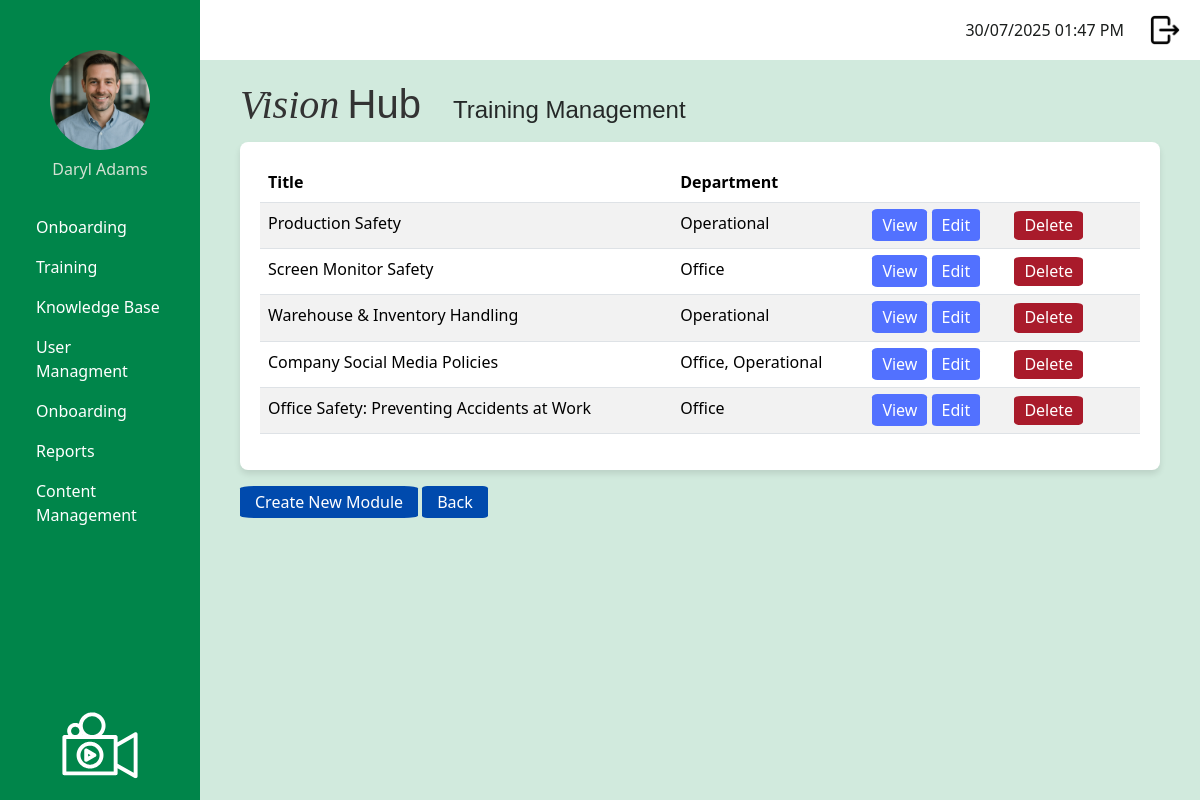
Page /admin/manage_training_modules (signed in) on the committed database.
### app/models.py (models this page shows, shortened)
class User(UserMixin, db.Model):
    __tablename__ = 'user'
    id: so.Mapped[int] = so.mapped_column(primary_key = True)
    username: so.Mapped[str] = so.mapped_column(
        sa.String(120),
        index = True,
        unique = True
    )
    first_name: so.Mapped[str] = so.mapped_column(
        sa.String(50),
        index = True
    )
    surname: so.Mapped[str] = so.mapped_column(
        sa.String(50),
        index = True
    )
    job_title: so.Mapped[str] = so.mapped_column(
        sa.String(50),
        index = True
    )
    password_hash: so.Mapped[str] = so.mapped_column(
        sa.String(256)
    )
    is_onboarding: so.Mapped[bool] = so.mapped_column(
        default = False   # Default: Not onboarding
    )
    dateStarted: so.Mapped[datetime] = so.mapped_column(
        index=True,
        default = lambda:
            datetime.now(timezone.utc)
    )
    google_email: so.Mapped[Optional[str]] = so.mapped_column(
        sa.String(120),
        unique = True,
        nullable = True
    )
    profile_photo: so.Mapped[Optional[str]] = so.mapped_column(
        sa.String(120),
        nullable = True,
        default = 'profileDefault.png'
    )
    manager_id: so.Mapped[Optional[int]] = so.mapped_column(
        sa.ForeignKey('user.id'),
        nullable = True
    )
    manager: so.Mapped[Optional['User']] = so.relationship(
        'User',
        remote_side=[id],
        back_populates = 'manages'
    )
    manages: so.Mapped[List['User']] = so.relationship(
        'User',
        back_populates = 'manager'
    )
    role_id: so.Mapped[int] = so.mapped_column(
        sa.ForeignKey('role.id')
    )
    role: so.Mapped['Role'] = so.relationship(
        'Role',
        back_populates = 'users'
    )
    department_id: so.Mapped[int] = so.mapped_column(
        sa.ForeignKey('department.id')
    )
    department: so.Mapped['Department'] = so.relationship(
        'Department',
        back_populates = 'users'
    )
    module_progress: so.Mapped[List['UserModuleProgress']] = so.relationship(
        'UserModuleProgress', back_populates = 'user'
    )
    onboarding_path_id: so.Mapped[int] = so.mapped_column(
        sa.ForeignKey('onboarding_path.id'),
        nullable = True
    )
    onboarding_path: so.Mapped['OnboardingPath'] = so.relationship(
        'OnboardingPath'
    )

class TrainingModule (db.Model):
    __tablename__ = 'training_module'
    id: so.Mapped[int] = so.mapped_column(primary_key=True)
    module_title: so.Mapped[str] = so.mapped_column(
        sa.String(150), index=True, unique=True
    )
    module_description: so.Mapped[str] = so.mapped_column(
        sa.Text, nullable=False
    )
    module_instructions: so.Mapped[str] = so.mapped_column(
        sa.Text, nullable=False
    )
    video_url: so.Mapped[str] = so.mapped_column(
        sa.String(300), nullable=True
    )
    active: so.Mapped[bool] = so.mapped_column(
        sa.Boolean, nullable=False, default=True
    )
    questions: so.Mapped[List['Question']] = so.relationship(
        'Question',
        back_populates = 'training_module',
        cascade = 'all, delete-orphan')
    user_progress: so.Mapped[List['UserModuleProgress']] = so.relationship(
        'UserModuleProgress',
        back_populates = 'training_module'
    )
    onboarding_steps: so.Mapped[List['OnboardingStep']] = so.relationship(
        'OnboardingStep',
        back_populates = 'training_module',
        cascade = 'all, delete-orphan'
        )

class OnboardingStep(db.Model):
    __tablename__ = 'onboarding_step'
    id: so.Mapped[int] = so.mapped_column(primary_key = True)
    step_name: so.Mapped[str] = so.mapped_column(
        sa.String(150),
        nullable = False
    )
    onboarding_path_id: so.Mapped[int] = so.mapped_column(
        sa.ForeignKey('onboarding_path.id'),
        nullable = False
    )
    path: so.Mapped['OnboardingPath'] = so.relationship(
        'OnboardingPath',
        back_populates = 'steps'
    )
    training_module_id: so.Mapped[int] = so.mapped_column(
        sa.ForeignKey('training_module.id'),
        nullable = True
    )
    training_module: so.Mapped['TrainingModule'] = so.relationship(
        'TrainingModule',
        back_populates = 'onboarding_steps'
    )

class OnboardingPath(db.Model):
    __tablename__ = 'onboarding_path'
    id: so.Mapped[int] = so.mapped_column(primary_key=True)
    path_name: so.Mapped[str] = so.mapped_column(
        sa.String(100),
        nullable=False,
        unique=True
    )
    steps: so.Mapped[List['OnboardingStep']] = so.relationship(
        'OnboardingStep',
        back_populates='path',
        cascade='all, delete-orphan'
    )

### app/admin/routes.py (the view)
@app.route('/admin/manage_training_modules', methods = ['GET'])
@login_required
def manage_training_modules():
    if current_user.role.role_name != "admin":
        return redirect(url_for('logout'))
    modules = TrainingModule.query.filter_by(active=True).all()
    return render_template(
        'admin/manage_training_modules.html',
        title = 'Manage Training Modules',
        modules = modules
    )

### app/models.py (called while the page is built)
@login.user_loader
def load_user(id):
    return db.session.get(User, int(id))

### app/templates/admin/manage_training_modules.html
{% extends "base.html" %}
{% block content %}
<div class="page-container">
    {% if modules %}
    <table class="table table-striped">
        <thead>
            <tr>
                <th>Title</th>
                <th>Department</th>
                <th></th>
            </tr>
        </thead>
        <tbody>
        {% for module in modules %}
            <tr>
                <td>{{ module.module_title }}</td>
                <td>
                    {% for step in module.onboarding_steps %}
                      {{ step.path.path_name|title }}{% if not loop.last %}, {% endif %}
                    {% endfor %}
                </td>
                <td>
                    <a href="{{ url_for('details_training_module', module_id=module.id) }}" class="royal-blue-button">View</a>
                    <a href="{{ url_for('edit_training_module', module_id=module.id) }}" class="royal-blue-button">Edit</a>
                    <form method="POST"
                        action="{{ url_for('delete_training_module', module_id=module.id) }}"
                        style="display:inline;"
                        onsubmit="return confirm('Are you sure you want to delete this module?');">
                        <button type="submit" class="warning-button">Delete</button>
                    </form>
                </td>
            </tr>
        {% endfor %}
        </tbody>
    </table>
    {% else %}
    <p>No training modules found.</p>
    {% endif %}
</div>
{% endblock %}
{% block specific_heading %}<h1 class = "page-title">Training Management</h1>{% endblock %}
{% block specific_buttons %}
<div class = "button-container-outside-table">
    <a href="{{ url_for('create_training_module') }}" class = "dark-blue-button">Create New Module</a>
    <a href="{{ url_for('admin_dashboard') }}" class = "dark-blue-button">Back</a>
</div>
{% endblock %}

### app/templates/base.html (shortened to what this page needs)
<!doctype html>
<html>
    <head>
            <link
            href="{{ url_for('static', filename='css/bootstrap.min.css') }}"
            rel="stylesheet"/>
            <link href="{{ url_for('static', filename='css/stylesheet.css') }}" rel="stylesheet"/>
        </head>
    <body>
         <div class="sidebar">
            <div class="profile-container">
                <form id="photoForm"
                    action="{{ url_for('update_profile_photo') }}"
                    method="POST"
                    enctype="multipart/form-data"
                    style="display:inline;">
                <img src="{{ url_for('static',
                                    filename='images/profilePhoto/'
                                        ~ (current_user.profile_photo or 'profileDefault.png')) }}"
                    id="profilePicture"
                    class="profilePicture"
                    alt="Click to change photo"
                    style="cursor:pointer; width:100px; height:100px;
                            object-fit:cover; border-radius:50%;">
                </form>
                <h5 class="profile-photo-text">{{ current_user.first_name|title }} {{ current_user.surname|title }}</h5>
            </div>
            <nav class="nav flex-column sideNavLink-container">
                {% if current_user.role.role_name == 'admin' %}
                    <a class="nav-link" href="#">Onboarding</a>
                    <a class="nav-link" href="{{ url_for('manage_training_modules') }}">Training</a>
                    <a class="nav-link" href="#">Knowledge Base</a>
                    <a class="nav-link" href="{{ url_for('manage_users') }}">User Managment</a>
                    <a class="nav-link" href="#">Onboarding</a>
                    <a class="nav-link" href="#">Reports</a>
                    <a class="nav-link" href="#">Content Management</a>
                    {% elif current_user.role.role_name == 'manager' %}
                    <a class="nav-link" href="#">Onboarding</a>
                    <a class="nav-link" href="#">Training</a>
                    <a class="nav-link" href="#">Reports</a>
                    {% elif current_user.role.role_name == 'staff' %}
                    <a class="nav-link" href="#">Onboarding</a>
                    <a class="nav-link" href="{{ url_for('training_dashboard') }}">Training</a>
                {% endif %}
            </nav>
            <img src="{{ url_for('static', filename='images/logoImageWhite.svg') }}" class="sidebarLogo">
        </div>
         <div class="top-bar">
            <div class="d-flex align-items-center">
                <span class="me-3" id="clock"></span>
                <a href="{{ url_for('logout') }}" class="logout-link">
                    <img src="{{ url_for('static', filename='images/logout.png') }}" class="logout-image">
                </a>
            </div>
        </div>
        <div class="logo-name-container">
            <h2 class="logo-text">
                <span class="logo-vision">Vision</span>
                <span class="logo-hub">Hub</span>
            </h2>
            {% block specific_heading %}{% endblock %}
        </div>
        <div class="content">
            {% block content %}
            {% endblock %}
        </div>
        <div class = "button-area">
            {% block specific_buttons %}{% endblock %}
        </div>
    </body>
</html>

### app/static/css/stylesheet.css (style rules this page uses)
body { color: #000000; background-color: #d1eadd ; }
.logo-name-container { display: flex; align-items: baseline; margin-left: 240px; margin-top: 20px; margin-bottom: 5px; gap: 2rem; color: #333; }
.logo-vision { font-family: 'Playfair Display', serif; font-weight: 450; font-style: italic; font-size: 2.5rem; }
.logo-hub { font-family: 'Montserrat', sans-serif; font-weight: 200; font-size: 2.5rem; margin-left: 0; }
.sidebar { background-color: #00854a; color: white; font-size: 1rem; font-weight: 400; height: 100vh; position: fixed; width: 200px; padding: 20px; display: flex; flex-direction: column; justify-content: space-between; text-align: left }
.profile-photo-text { font-size: 1rem; font-weight: 200; color: rgb(211, 225, 211); text-align: center; }
.sidebarLogo { max-width: 100%; width: 120px; height: auto; display: block; margin: 0 auto; margin-top: auto; }
.profilePicture { display: block; margin: 30px auto 10px auto; border-radius: 50%; width: 80px; height: 80px; object-fit: cover; }
.sideNavLink-container { margin-top: 20px; }
.nav-link { border-radius: 0.5rem; color: white; }
.top-bar { background-color: white; height: 60px; padding: 10px 20px; margin-left: 200px; display: flex; justify-content: flex-end; align-items: center; }
.logout-image { width: 30px; height: 30px; object-fit: cover; margin-left: 10px; }
#clock { color: #1a1d1c; margin-right: 20px; }
.royal-blue-button { background-color: #5271FF; color: white; padding: 5px 10px; border-radius: 10%; text-decoration: none; font-size: 1rem; line-height: 1.2; border: none; box-shadow: none; }
.warning-button { background-color: #a91b2b; color: white; padding: 5px 10px; border-radius: 10%; text-decoration: none; margin-left: 30px; border: none; box-shadow: none; font-size: 1rem; line-height: 1.2; }
.dark-blue-button { background-color: #004AAD; color: white; padding: 5px 15px; border-radius: 8%; text-decoration: none; margin: auto; font-size: 1rem; line-height: 1.2; border: none; box-shadow: none; }
.button-container-outside-table { display: inline-block; margin-top: 20px; margin-bottom: 10px; margin-left: 240px; }
.content { background-color: white; border-radius: 8px; margin-left: 240px; padding: 20px; box-shadow: 0 4px 6px rgba(0, 0, 0, 0.1); max-width: calc(100% - 240px - 40px); }
.page-title { font-family: 'Montserrat', sans-serif; font-size: 1.5rem; font-weight: 200; color: #242827; }

### rows in the picture
User: profile_photo (picture), first_name "Daryl", surname "Adams"
TrainingModule: module_title "Production Safety"
OnboardingStep: path.path_name "Operational"
TrainingModule: module_title "Screen Monitor Safety"
OnboardingStep: path.path_name "Office"
TrainingModule: module_title "Warehouse & Inventory Handling"
OnboardingStep: path.path_name "Operational"
TrainingModule: module_title "Company Social Media Policies"
OnboardingStep: path.path_name "Office"
OnboardingStep: path.path_name "Operational"
TrainingModule: module_title "Office Safety: Preventing Accidents at Work"
OnboardingStep: path.path_name "Office"
